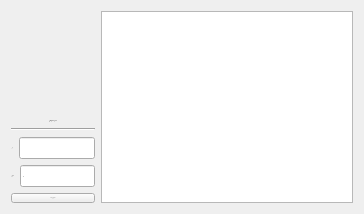
              <widget class="QWidget" name="tab">
               <attribute name="title">
                <string>کارکنان</string>
               </attribute>
               <layout class="QHBoxLayout" name="horizontalLayout_28" stretch="1,3">
                <item>
                 <layout class="QVBoxLayout" name="vlEmployees">
                  <item alignment="Qt::AlignmentFlag::AlignHCenter|Qt::AlignmentFlag::AlignBottom">
                   <widget class="QLabel" name="label_21">
                    <property name="font">
                     <font>
                      <family>Peyda</family>
                      <pointsize>-1</pointsize>
                      <bold>true</bold>
                     </font>
                    </property>
                    <property name="text">
                     <string>مدیریت کارکنان</string>
                    </property>
                    <property name="alignment">
                     <set>Qt::AlignmentFlag::AlignCenter</set>
                    </property>
                   </widget>
                  </item>
                  <item>
                   <widget class="Line" name="line_5">
                    <property name="orientation">
                     <enum>Qt::Orientation::Horizontal</enum>
                    </property>
                   </widget>
                  </item>
                  <item>
                   <layout class="QHBoxLayout" name="horizontalLayout_24">
                    <item>
                     <widget class="QLabel" name="label_22">
                      <property name="font">
                       <font>
                        <family>Peyda</family>
                        <pointsize>-1</pointsize>
                       </font>
                      </property>
                      <property name="text">
                       <string>نام</string>
                      </property>
                     </widget>
                    </item>
                    <item>
                     <widget class="QLineEdit" name="edtEmployeeName">
                      <property name="font">
                       <font>
                        <family>Peyda</family>
                        <pointsize>-1</pointsize>
                       </font>
                      </property>
                     </widget>
                    </item>
                   </layout>
                  </item>
                  <item>
                   <layout class="QHBoxLayout" name="horizontalLayout_25">
                    <item>
                     <widget class="QLabel" name="label_23">
                      <property name="font">
                       <font>
                        <family>Peyda</family>
                        <pointsize>-1</pointsize>
                       </font>
                      </property>
                      <property name="text">
                       <string>حقوق</string>
                      </property>
                     </widget>
                    </item>
                    <item>
                     <widget class="QLineEdit" name="edtEmployeeSalary">
                      <property name="font">
                       <font>
                        <family>Peyda</family>
                        <pointsize>-1</pointsize>
                       </font>
                      </property>
                      <property name="text">
                       <string>0</string>
                      </property>
                     </widget>
                    </item>
                   </layout>
                  </item>
                  <item>
                   <widget class="QPushButton" name="btnSaveEmployee">
                    <property name="font">
                     <font>
                      <family>Peyda</family>
                      <pointsize>-1</pointsize>
                     </font>
                    </property>
                    <property name="text">
                     <string>ذخیره و ثبت</string>
                    </property>
                   </widget>
                  </item>
                 </layout>
                </item>
                <item>
                 <widget class="QTableWidget" name="tblEmployees">
                  <property name="font">
                   <font>
                    <family>Peyda</family>
                    <pointsize>-1</pointsize>
                   </font>
                  </property>
                  <property name="editTriggers">
                   <set>QAbstractItemView::EditTrigger::NoEditTriggers</set>
                  </property>
                  <property name="selectionMode">
                   <enum>QAbstractItemView::SelectionMode::ExtendedSelection</enum>
                  </property>
                  <property name="selectionBehavior">
                   <enum>QAbstractItemView::SelectionBehavior::SelectRows</enum>
                  </property>
                 </widget>
                </item>
               </layout>
              </widget>
